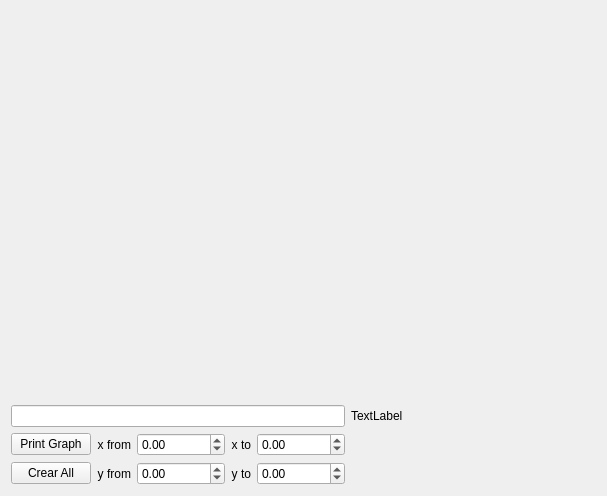
<?xml version="1.0" encoding="UTF-8"?>
<ui version="4.0">
 <class>GraphWindow</class>
 <widget class="QWidget" name="GraphWindow">
  <property name="geometry">
   <rect>
    <x>0</x>
    <y>0</y>
    <width>607</width>
    <height>496</height>
   </rect>
  </property>
  <property name="windowTitle">
   <string>Graph</string>
  </property>
  <layout class="QGridLayout" name="gridLayout">
   <item row="0" column="0" colspan="6">
    <widget class="QCustomPlot" name="widget" native="true"/>
   </item>
   <item row="2" column="0">
    <widget class="QPushButton" name="pushButton_Print">
     <property name="text">
      <string>Print Graph</string>
     </property>
    </widget>
   </item>
   <item row="2" column="1">
    <widget class="QLabel" name="label_xMin">
     <property name="layoutDirection">
      <enum>Qt::RightToLeft</enum>
     </property>
     <property name="text">
      <string>x from</string>
     </property>
     <property name="alignment">
      <set>Qt::AlignRight|Qt::AlignTrailing|Qt::AlignVCenter</set>
     </property>
    </widget>
   </item>
   <item row="2" column="2">
    <widget class="QDoubleSpinBox" name="doubleSpinBox_xMin">
     <property name="minimum">
      <double>-1000000.000000000000000</double>
     </property>
     <property name="maximum">
      <double>1000000.000000000000000</double>
     </property>
     <property name="value">
      <double>0.000000000000000</double>
     </property>
    </widget>
   </item>
   <item row="2" column="3">
    <widget class="QLabel" name="label_xMax">
     <property name="layoutDirection">
      <enum>Qt::RightToLeft</enum>
     </property>
     <property name="text">
      <string>x to</string>
     </property>
     <property name="alignment">
      <set>Qt::AlignRight|Qt::AlignTrailing|Qt::AlignVCenter</set>
     </property>
    </widget>
   </item>
   <item row="2" column="4">
    <widget class="QDoubleSpinBox" name="doubleSpinBox_xMax">
     <property name="layoutDirection">
      <enum>Qt::LeftToRight</enum>
     </property>
     <property name="minimum">
      <double>-1000000.000000000000000</double>
     </property>
     <property name="maximum">
      <double>1000000.000000000000000</double>
     </property>
    </widget>
   </item>
   <item row="2" column="5">
    <spacer name="horizontalSpacer">
     <property name="orientation">
      <enum>Qt::Horizontal</enum>
     </property>
     <property name="sizeHint" stdset="0">
      <size>
       <width>40</width>
       <height>20</height>
      </size>
     </property>
    </spacer>
   </item>
   <item row="3" column="0">
    <widget class="QPushButton" name="pushButton_Crear">
     <property name="text">
      <string>Crear All</string>
     </property>
    </widget>
   </item>
   <item row="3" column="1">
    <widget class="QLabel" name="label_yMin">
     <property name="layoutDirection">
      <enum>Qt::RightToLeft</enum>
     </property>
     <property name="text">
      <string>y from</string>
     </property>
     <property name="alignment">
      <set>Qt::AlignRight|Qt::AlignTrailing|Qt::AlignVCenter</set>
     </property>
    </widget>
   </item>
   <item row="3" column="2">
    <widget class="QDoubleSpinBox" name="doubleSpinBox_yMin">
     <property name="minimum">
      <double>-1000000.000000000000000</double>
     </property>
     <property name="maximum">
      <double>1000000.000000000000000</double>
     </property>
    </widget>
   </item>
   <item row="3" column="3">
    <widget class="QLabel" name="label_yMax">
     <property name="layoutDirection">
      <enum>Qt::RightToLeft</enum>
     </property>
     <property name="text">
      <string>y to</string>
     </property>
     <property name="alignment">
      <set>Qt::AlignRight|Qt::AlignTrailing|Qt::AlignVCenter</set>
     </property>
    </widget>
   </item>
   <item row="3" column="4">
    <widget class="QDoubleSpinBox" name="doubleSpinBox_yMax">
     <property name="minimum">
      <double>-1000000.000000000000000</double>
     </property>
     <property name="maximum">
      <double>1000000.000000000000000</double>
     </property>
    </widget>
   </item>
   <item row="1" column="0" colspan="5">
    <widget class="QLineEdit" name="lineEdit_In"/>
   </item>
   <item row="1" column="5">
    <widget class="QLabel" name="label">
     <property name="text">
      <string>TextLabel</string>
     </property>
    </widget>
   </item>
  </layout>
 </widget>
 <customwidgets>
  <customwidget>
   <class>QCustomPlot</class>
   <extends>QWidget</extends>
   <header>qcustomplot.h</header>
   <container>1</container>
  </customwidget>
 </customwidgets>
 <resources/>
 <connections/>
</ui>
